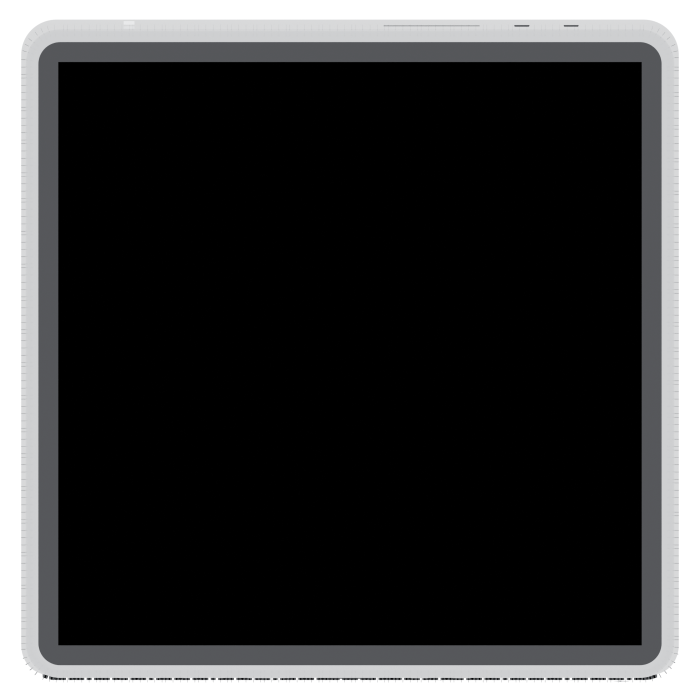
#> input picture renders/ortho/bottom.png, 1400 x 1400 px, given in place of apple_hw_back.jpg, which was not available (shown at 1/2 size)
$ python icon_zoom.py
#> lines starting #> are read from the running program, lines starting #| are printed output that depends on the picture; after the words box and inside, x2 and y2 are one past the last pixel; in counts of white or black regions, pixels touching at a corner belong together; pictures that were not available may be replaced by others from this repository, and a replacement may not be noted
### tools/verify_spec.py
#!/usr/bin/env python3
"""Measure every panel feature from the Apple photos and diff it against the spec.

This is the acceptance test for the model. It is not a report: it exits
non-zero if any measured feature is more than `tol` mm from what
blender/mac_studio_spec.py claims, so a regression in the model cannot pass
silently.

Calibration, which everything else rests on
-------------------------------------------
* scale comes from the chassis WIDTH (197 mm), never from the height;
* the chassis box is 197:95, so the pixel height follows from the pixel width;
* the top edge is the strongest brightness gradient in the first 3% of the
  frame - in the rear shot the strongest edge up there is the top of the
  perforated field, not the top of the machine, so an unrestricted search
  picks the wrong line by 4 mm;
* the x origin is then VERIFIED, not assumed: the perforated field is a
  rectangle centred on the machine, and this measures its centre to land on
  98.50 mm from the left edge. Anything other than a few tenths of a
  millimetre means the origin is wrong and every x below is wrong with it.

Two bugs this replaced are worth naming, because both produced numbers that
looked entirely self-consistent:

* a component pass reported columns relative to its cropped window without
  adding the window origin back, shifting every connector 7.9 mm toward the
  centre while leaving all the gaps between them correct;
* mm/px was derived from a detected height that included the contact shadow,
  inflating every vertical measurement by 1.1%.
"""
import math
import os
import sys

import numpy as np
from PIL import Image

HERE = os.path.dirname(os.path.abspath(__file__))
ROOT = os.path.abspath(os.path.join(HERE, ".."))
sys.path.insert(0, os.path.join(ROOT, "blender"))
REF = os.path.join(ROOT, "reference")

import mac_studio_spec as S   # noqa: E402
from compare_render import (otsu, largest_blob_fraction, autocorr_peak,
                            stagger_fraction, row_pitch_profile)  # noqa: E402

W_MM, H_MM = 197.0, 95.0
# Tolerance is stated in millimetres, which is the unit the photographs can
# actually resolve. It must be converted for anything reported in centimetres:
# leaving TOL at 0.9 and comparing it against centimetre values silently widens
# the gate to 9 mm, which is wider than the error this file exists to catch.
TOL_MM = 0.9
TOL_CM = TOL_MM / 10.0
SHOTS = {
    "front": dict(file="apple_static_front.jpg", width_px=1392, x0=4, y0=6),
    "rear": dict(file="apple_hw_back.jpg", width_px=1305, x0=4, y0=6),
}


def load(kind):
#> called with kind = 'rear'
    s = SHOTS[kind]
    g = np.asarray(Image.open(os.path.join(REF, s["file"])).convert("L"),
                   dtype=np.float32)
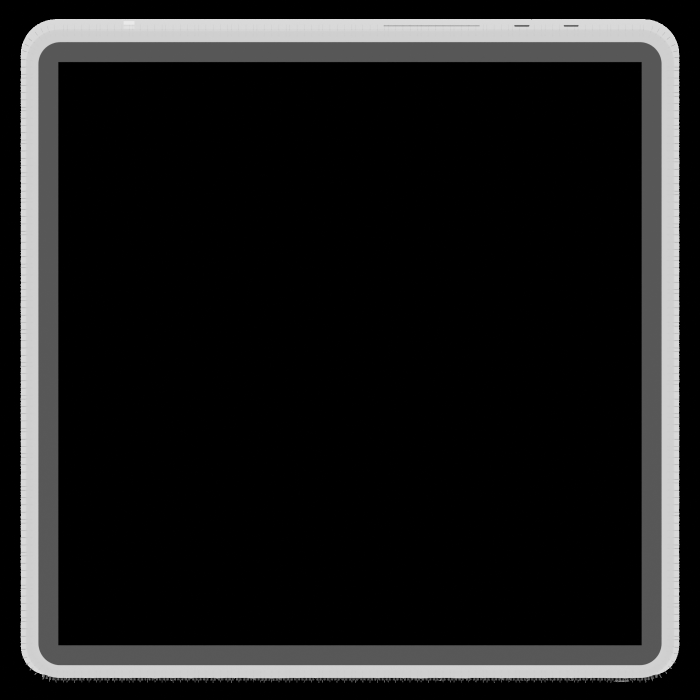
#> g: shape (1400, 1400) float32 (shown at 1/2 size); min 0, max 234, mean 28.1
    s["sx"] = W_MM / s["width_px"]
    s["g"] = g
    return s


# [28 lines left out: function components, not called in this run]


class Check(object):
    # [11 lines left out: functions __init__, mm_x, not called in this run]

    def mm_top(self, row):
        return (row - self.s["y0"]) * self.s["sx"]

    def z_cm(self, row):
        return (H_MM - self.mm_top(row)) / 10.0

    # [536 lines left out: functions add, emit, check_chassis, check_rear, measure_led, check_band and 8 more, not called in this run]


# [2 lines that do not run on import are left out]

### tools/icon_zoom.py
#!/usr/bin/env python3
"""Enlarge the engraved icon row out of apple_hw_back.jpg, glyph by glyph.

The icon row is about 3 mm tall in a 644 px-tall photograph, so on screen it is
a smudge. Each glyph is cut at full resolution, contrast-stretched and scaled
up with nearest-neighbour so the pixels stay honest, then the spec's own x for
that glyph is drawn as a vertical rule through it. That answers two questions
at once: what the glyph actually looks like, and whether it sits on the
connector it labels.
"""
import os
import sys

import numpy as np
from PIL import Image

HERE = os.path.dirname(os.path.abspath(__file__))
ROOT = os.path.abspath(os.path.join(HERE, ".."))
sys.path.insert(0, HERE)
sys.path.insert(0, os.path.join(ROOT, "blender"))

import mac_studio_spec as S      # noqa: E402
from verify_spec import load     # noqa: E402

OUT = os.path.join(ROOT, "renders", "compare")
W_MM, H_MM = 197.0, 95.0
ZOOM = 6

# (label, measured blob centre in cm, half-width of the crop in cm)
GLYPHS = [
    ("thunderbolt", S.ICON_TB_X, 0.62),
    ("ethernet", S.ICON_ETH_X, 0.62),
    ("usb", S.ICON_USB_X, 0.62),
    ("hdmi", S.ICON_HDMI_X, 0.62),
    ("headphone", S.ICON_HP_X, 0.62),
]


def stretch(a, lo_p=1.0, hi_p=99.0):
    lo, hi = np.percentile(a, lo_p), np.percentile(a, hi_p)
    if hi - lo < 1e-6:
        return np.zeros_like(a)
    return np.clip((a - lo) / (hi - lo), 0.0, 1.0)


def main():
    s = load("rear")
#> s = 6 items
    g, sx, x0, y0, width_px = s["g"], s["sx"], s["x0"], s["y0"], s["width_px"]
#> sx = 0.151; x0 = 4; y0 = 6; width_px = 1305

    # the whole row first, so the spacing of the five glyphs is visible at once
    top_mm = H_MM - (S.ICON_Z + 0.30) * 10
    bot_mm = H_MM - (S.ICON_Z - 0.30) * 10
    rx0, rx1 = x0 + int(round(2.0 / sx)), x0 + width_px - int(round(2.0 / sx))
#> rx0 = 17; rx1 = 1296
    ry0 = y0 + int(round(top_mm / sx))
#> ry0 = 386
    ry1 = y0 + int(round(bot_mm / sx))
#> ry1 = 425
    row = stretch(g[ry0:ry1 + 1, rx0:rx1 + 1])
#> in stretch, `lo, hi = np.percentile(a, lo_p), np.percentile(a, hi_p)`: lo = 0; hi = 208
    im = Image.fromarray((row * 255).astype(np.uint8))
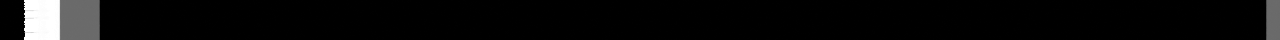
#> im: PIL image 1280x40 L; min 0, max 255, mean 11.5
    im = im.resize((im.width * ZOOM, im.height * ZOOM), Image.NEAREST)
#> im: PIL image 7680x240 L
    im.save(os.path.join(OUT, "iconrow_ref.png"))
    print("icon row  %.1f..%.1f mm from the top -> renders/compare/iconrow_ref.png"
          % (top_mm, bot_mm))

    tiles = []
    for name, cx_cm, half_cm in GLYPHS:
        cx_mm = 98.5 - cx_cm * 10          # rear view: model -x is to the right
        cy_mm = H_MM - S.ICON_Z * 10
        ix0 = x0 + int(round((cx_mm - half_cm * 10) / sx))
        ix1 = x0 + int(round((cx_mm + half_cm * 10) / sx))
        iy0 = y0 + int(round((cy_mm - half_cm * 10) / sx))
        iy1 = y0 + int(round((cy_mm + half_cm * 10) / sx))
        ix0, ix1 = max(ix0, x0), min(ix1, x0 + width_px - 1)
        patch = stretch(g[iy0:iy1 + 1, ix0:ix1 + 1])
        t = Image.fromarray((patch * 255).astype(np.uint8))
        t = t.resize((t.width * ZOOM, t.height * ZOOM), Image.NEAREST)
        tiles.append((name, t, (cx_mm - (cx_mm - half_cm * 10)) / sx * ZOOM))
#> this loop made 5 passes
#> (ix0, ix1) on passes 1 to 5: (261, 344), (454, 536), (795, 877), (951, 1034), (1061, 1144)
#> pass 1, in main, `patch = stretch(g[iy0:iy1 + 1, ix0:ix1 + 1])`:
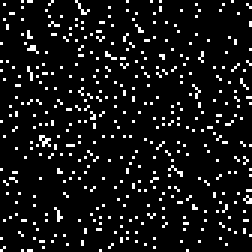
#> patch: shape (84, 84) float32 (shown 3 times larger); values 0 (black) and 1 (white), 8.2% white in thin lines or dots
#> pass 1, in main, `t = t.resize((t.width * ZOOM, t.height * ZOOM), Image.NEAREST)`:
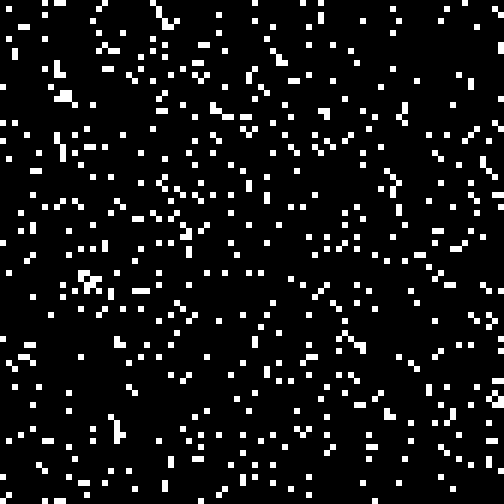
#> t: PIL image 504x504 L; 8.2% white; 399 white regions, largest, box (x1, y1, x2, y2) and area: (78, 270, 102, 294) 324, (150, 0, 180, 30) 252, (54, 90, 78, 108) 216
#> pass 2, in main, `patch = stretch(g[iy0:iy1 + 1, ix0:ix1 + 1])`:
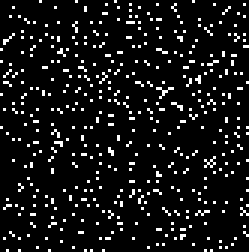
#> patch: shape (84, 83) float32 (shown 3 times larger); values 0 (black) and 1 (white), 8.4% white in thin lines or dots
#> after the loop, tiles = 5 items

    th = max(t.height for _, t, _ in tiles)
#> th = 504
    sheet = Image.new("L", (sum(t.width + 8 for _, t, _ in tiles), th), 255)
#> sheet: PIL image 2548x504 L; every value is 255
    ox = 0
    for _, t, _ in tiles:
        sheet.paste(t, (ox, 0))
        ox += t.width + 8
#> this loop made 5 passes
#> ox on passes 1 to 5: 512, 1018, 1524, 2036, 2548
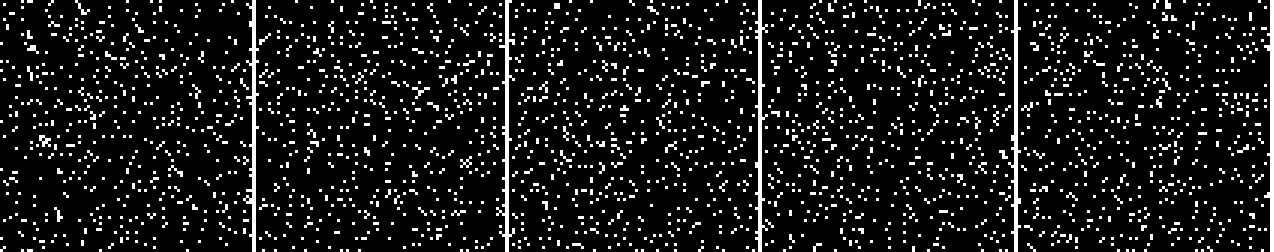
#> sheet: PIL image 2548x504 L (shown at 1/2 size); 9.9% white; 2036 white regions, largest, box (x1, y1, x2, y2) and area: (992, 0, 1030, 504) 4968, (486, 0, 518, 504) 4932, (1510, 0, 1536, 504) 4716
#> after the loop, ox = 2548
    p = os.path.join(OUT, "icons_ref_zoom.png")
    sheet.save(p)
    print("glyphs    %s" % " ".join(n for n, _, _ in tiles))
#| glyphs    thunderbolt ethernet usb hdmi headphone
    print("          -> %s  (%dx%d, nearest x%d)" % (p, sheet.width, sheet.height, ZOOM))
#|           -> renders/compare/icons_ref_zoom.png  (2548x504, nearest x6)


if __name__ == "__main__":
    main()
